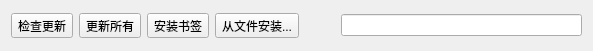
<ui version="4.0">
 <class>qSlicerExtensionsToolsWidget</class>
 <widget class="QWidget" name="qSlicerExtensionsToolsWidget">
  <property name="geometry">
   <rect>
    <x>0</x>
    <y>0</y>
    <width>593</width>
    <height>46</height>
   </rect>
  </property>
  <property name="windowTitle">
   <string>扩展工具</string>
  </property>
  <layout class="QHBoxLayout" name="horizontalLayout">
   <item>
    <widget class="QToolButton" name="CheckForUpdatesButton">
     <property name="toolTip">
      <string>查询扩展服务器以检查已安装扩展的更新</string>
     </property>
     <property name="text">
      <string>检查更新</string>
     </property>
     <property name="icon">
      <iconset>
       <normalon>:/Icons/Update.svg</normalon>
      </iconset>
     </property>
     <property name="toolButtonStyle">
      <enum>Qt::ToolButtonTextBesideIcon</enum>
     </property>
    </widget>
   </item>
   <item>
    <widget class="QToolButton" name="InstallUpdatesButton">
     <property name="toolTip">
      <string>更新所有扩展到扩展服务器上可用的最新版本</string>
     </property>
     <property name="text">
      <string>更新所有</string>
     </property>
     <property name="icon">
      <iconset>
       <normalon>:/Icons/Update.svg</normalon>
      </iconset>
     </property>
     <property name="toolButtonStyle">
      <enum>Qt::ToolButtonTextBesideIcon</enum>
     </property>
    </widget>
   </item>
   <item>
    <widget class="QToolButton" name="InstallBookmarkedButton">
     <property name="toolTip">
      <string>安装所有书签扩展</string>
     </property>
     <property name="text">
      <string>安装书签</string>
     </property>
     <property name="icon">
      <iconset>
       <normalon>:/Icons/Install.svg</normalon>
      </iconset>
     </property>
     <property name="toolButtonStyle">
      <enum>Qt::ToolButtonTextBesideIcon</enum>
     </property>
    </widget>
   </item>
   <item>
    <widget class="QToolButton" name="InstallFromFileButton">
     <property name="toolTip">
      <string>从一个或多个扩展包文件安装扩展</string>
     </property>
     <property name="text">
      <string>从文件安装...</string>
     </property>
     <property name="icon">
      <iconset>
       <normalon>:/Icons/Add.svg</normalon>
      </iconset>
     </property>
     <property name="toolButtonStyle">
      <enum>Qt::ToolButtonTextBesideIcon</enum>
     </property>
    </widget>
   </item>
   <item>
    <widget class="QToolButton" name="ConfigureButton">
     <property name="icon">
      <iconset resource="../qSlicerBaseQTGUI.qrc">
       <normaloff>:/Icons/Large/SlicerConfigure.png</normaloff>:/Icons/Large/SlicerConfigure.png</iconset>
     </property>
     <property name="iconSize">
      <size>
       <width>22</width>
       <height>22</height>
      </size>
     </property>
     <property name="popupMode">
      <enum>QToolButton::InstantPopup</enum>
     </property>
     <property name="autoRaise">
      <bool>true</bool>
     </property>
    </widget>
   </item>
   <item>
    <widget class="ctkSearchBox" name="SearchBox">
     <property name="enabled">
      <bool>true</bool>
     </property>
    </widget>
   </item>
  </layout>
  <action name="AutoUpdateCheckAction">
   <property name="checkable">
    <bool>true</bool>
   </property>
   <property name="text">
    <string>自动检查更新</string>
   </property>
   <property name="toolTip">
    <string>定期检查更新的扩展。</string>
   </property>
  </action>
  <action name="AutoUpdateInstallAction">
   <property name="checkable">
    <bool>true</bool>
   </property>
   <property name="text">
    <string>自动安装更新</string>
   </property>
   <property name="toolTip">
    <string>自动安装更新的扩展</string>
   </property>
  </action>
  <action name="CheckForUpdatesAction">
   <property name="text">
    <string>检查更新</string>
   </property>
   <property name="toolTip">
    <string>查询扩展服务器以检查已安装扩展的更新</string>
   </property>
  </action>
  <action name="EditBookmarksAction">
   <property name="text">
    <string>编辑书签...</string>
   </property>
   <property name="toolTip">
    <string>在文本框中编辑书签列表</string>
   </property>
  </action>
  <action name="OpenExtensionsCatalogWebsiteAction">
   <property name="text">
    <string>打开扩展目录网站...</string>
   </property>
   <property name="toolTip">
    <string>在默认浏览器中打开扩展目录网站。用于下载离线使用的扩展包。</string>
   </property>
  </action>
  <action name="AutoInstallDependenciesAction">
   <property name="checkable">
    <bool>true</bool>
   </property>
   <property name="text">
    <string>自动安装依赖项</string>
   </property>
   <property name="toolTip">
    <string>安装扩展时自动安装所需的附加扩展</string>
   </property>
  </action>
 </widget>
 <customwidgets>
  <customwidget>
   <class>ctkSearchBox</class>
   <extends>QLineEdit</extends>
   <header>ctkSearchBox.h</header>
  </customwidget>
 </customwidgets>
 <resources>
  <include location="../qSlicerBaseQTGUI.qrc" />
 </resources>
 <connections />
</ui>
